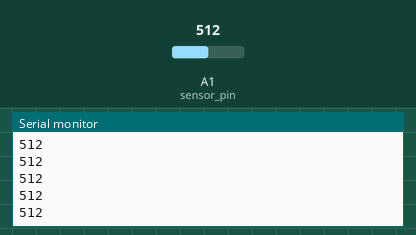
Simulated run of this sketch. Board: Arduino Uno, built with avr-gcc and run on an emulated ATmega328P. Shown: the last lines printed to the serial monitor. Inputs (shaded band) come from the test bench; at power-on: A1 (sensor_pin) = 512.

Above: at 3.2 s.
3.3 s: A1 (sensor_pin) set to 716
At 3.32 s:
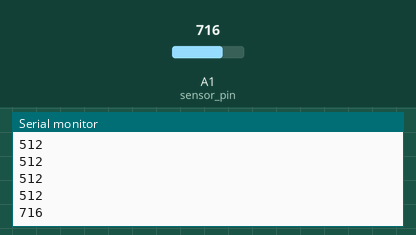
4.8 s: A1 (sensor_pin) set to 900
At 4.83 s:
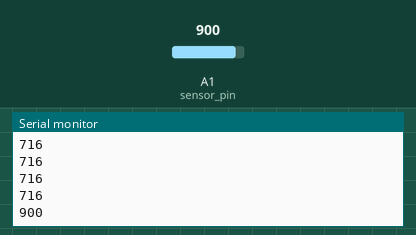
Timing chart, 0 to 7.8 s (numbered marks = the images above; inputs shaded):
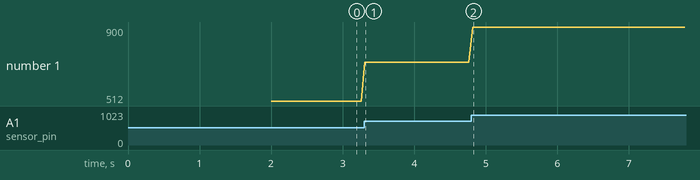

Measured:
- after the input at 3.3 s, the serial monitor: prints a new line at once (image 1)
- after the input at 4.8 s, the serial monitor: prints a new line at once (image 2)
- plotted number 1: 512 → 716 after the input at 3.3 s, 716 → 900 after the input at 4.8 s

The sketch:

Code001.ino
```cpp
/*This code explains the working of Soil moisture sensor to find moisture level in soil
   Uses soil moisture sensor.
*/

int sensor_pin = A1;

void setup()
{
  Serial.begin(9600);
  Serial.println("Reading From the Sensor ...");
  delay(2000);
}

void loop()
{
  int moisture  = analogRead(sensor_pin);
  Serial.println(moisture);
  delay(50);
}
```
